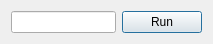
<?xml version="1.0" encoding="UTF-8"?>
<ui version="4.0">
 <class>OpenWithDialog</class>
 <widget class="QDialog" name="OpenWithDialog">
  <property name="geometry">
   <rect>
    <x>0</x>
    <y>0</y>
    <width>213</width>
    <height>43</height>
   </rect>
  </property>
  <property name="windowTitle">
   <string>Dialog</string>
  </property>
  <layout class="QHBoxLayout" name="horizontalLayout">
   <item>
    <widget class="QLineEdit" name="progInput"/>
   </item>
   <item>
    <widget class="QPushButton" name="pushButton">
     <property name="text">
      <string>Run</string>
     </property>
    </widget>
   </item>
  </layout>
 </widget>
 <resources/>
 <connections>
  <connection>
   <sender>pushButton</sender>
   <signal>clicked()</signal>
   <receiver>OpenWithDialog</receiver>
   <slot>accept()</slot>
   <hints>
    <hint type="sourcelabel">
     <x>326</x>
     <y>150</y>
    </hint>
    <hint type="destinationlabel">
     <x>313</x>
     <y>72</y>
    </hint>
   </hints>
  </connection>
 </connections>
 <slots>
  <slot>onRun()</slot>
 </slots>
</ui>
